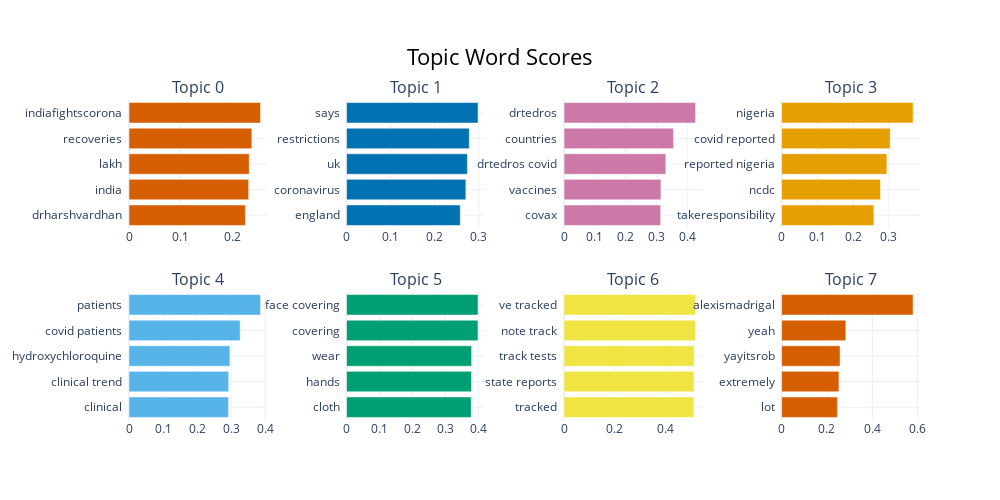

Write notebook code for a chart like this one.
### Code cell
topic_model_real.visualize_barchart(top_n_topics=8)

### Figure 1 — Plotly figure (JSON) as saved in the notebook; plotly's stock layout.template omitted (floating-point values rounded to 4 significant figures)
{"data": [{"marker": {"color": "#D55E00"}, "orientation": "h", "type": "bar", "x": [0.2259, 0.2323, 0.2333, 0.2386, 0.2553], "xaxis": "x", "y": ["drharshvardhan  ", "india  ", "lakh  ", "recoveries  ", "indiafightscorona  "], "yaxis": "y"}, {"marker": {"color": "#0072B2"}, "orientation": "h", "type": "bar", "x": [0.2579, 0.2705, 0.274, 0.2783, 0.2982], "xaxis": "x2", "y": ["england  ", "coronavirus  ", "uk  ", "restrictions  ", "says  "], "yaxis": "y2"}, {"marker": {"color": "#CC79A7"}, "orientation": "h", "type": "bar", "x": [0.3143, 0.3152, 0.3311, 0.3562, 0.4278], "xaxis": "x3", "y": ["covax  ", "vaccines  ", "drtedros covid  ", "countries  ", "drtedros  "], "yaxis": "y3"}, {"marker": {"color": "#E69F00"}, "orientation": "h", "type": "bar", "x": [0.2578, 0.2762, 0.2941, 0.3033, 0.3673], "xaxis": "x4", "y": ["takeresponsibility  ", "ncdc  ", "reported nigeria  ", "covid reported  ", "nigeria  "], "yaxis": "y4"}, {"marker": {"color": "#56B4E9"}, "orientation": "h", "type": "bar", "x": [0.2923, 0.2929, 0.2964, 0.3266, 0.3863], "xaxis": "x5", "y": ["clinical  ", "clinical trend  ", "hydroxychloroquine  ", "covid patients  ", "patients  "], "yaxis": "y5"}, {"marker": {"color": "#009E73"}, "orientation": "h", "type": "bar", "x": [0.3782, 0.3791, 0.3794, 0.3986, 0.3989], "xaxis": "x6", "y": ["cloth  ", "hands  ", "wear  ", "covering  ", "face covering  "], "yaxis": "y6"}, {"marker": {"color": "#F0E442"}, "orientation": "h", "type": "bar", "x": [0.511, 0.5115, 0.5123, 0.5176, 0.5176], "xaxis": "x7", "y": ["tracked  ", "state reports  ", "track tests  ", "note track  ", "ve tracked  "], "yaxis": "y7"}, {"marker": {"color": "#D55E00"}, "orientation": "h", "type": "bar", "x": [0.2457, 0.2525, 0.2575, 0.283, 0.5791], "xaxis": "x8", "y": ["lot  ", "extremely  ", "yayitsrob  ", "yeah  ", "alexismadrigal  "], "yaxis": "y8"}], "layout": {"annotations": [{"font": {"size": 16}, "showarrow": false, "text": "Topic 0", "x": 0.0875, "xanchor": "center", "xref": "paper", "y": 1, "yanchor": "bottom", "yref": "paper"}, {"font": {"size": 16}, "showarrow": false, "text": "Topic 1", "x": 0.3625, "xanchor": "center", "xref": "paper", "y": 1, "yanchor": "bottom", "yref": "paper"}, {"font": {"size": 16}, "showarrow": false, "text": "Topic 2", "x": 0.6375, "xanchor": "center", "xref": "paper", "y": 1, "yanchor": "bottom", "yref": "paper"}, {"font": {"size": 16}, "showarrow": false, "text": "Topic 3", "x": 0.9125, "xanchor": "center", "xref": "paper", "y": 1, "yanchor": "bottom", "yref": "paper"}, {"font": {"size": 16}, "showarrow": false, "text": "Topic 4", "x": 0.0875, "xanchor": "center", "xref": "paper", "y": 0.4, "yanchor": "bottom", "yref": "paper"}, {"font": {"size": 16}, "showarrow": false, "text": "Topic 5", "x": 0.3625, "xanchor": "center", "xref": "paper", "y": 0.4, "yanchor": "bottom", "yref": "paper"}, {"font": {"size": 16}, "showarrow": false, "text": "Topic 6", "x": 0.6375, "xanchor": "center", "xref": "paper", "y": 0.4, "yanchor": "bottom", "yref": "paper"}, {"font": {"size": 16}, "showarrow": false, "text": "Topic 7", "x": 0.9125, "xanchor": "center", "xref": "paper", "y": 0.4, "yanchor": "bottom", "yref": "paper"}], "height": 500, "hoverlabel": {"bgcolor": "white", "font": {"family": "Rockwell", "size": 16}}, "showlegend": false, "title": {"font": {"color": "Black", "size": 22}, "text": "Topic Word Scores", "x": 0.5, "xanchor": "center", "yanchor": "top"}, "width": 1000, "xaxis": {"anchor": "y", "domain": [0, 0.175], "showgrid": true}, "xaxis2": {"anchor": "y2", "domain": [0.275, 0.45], "showgrid": true}, "xaxis3": {"anchor": "y3", "domain": [0.55, 0.725], "showgrid": true}, "xaxis4": {"anchor": "y4", "domain": [0.825, 1], "showgrid": true}, "xaxis5": {"anchor": "y5", "domain": [0, 0.175], "showgrid": true}, "xaxis6": {"anchor": "y6", "domain": [0.275, 0.45], "showgrid": true}, "xaxis7": {"anchor": "y7", "domain": [0.55, 0.725], "showgrid": true}, "xaxis8": {"anchor": "y8", "domain": [0.825, 1], "showgrid": true}, "yaxis": {"anchor": "x", "domain": [0.6, 1], "showgrid": true}, "yaxis2": {"anchor": "x2", "domain": [0.6, 1], "showgrid": true}, "yaxis3": {"anchor": "x3", "domain": [0.6, 1], "showgrid": true}, "yaxis4": {"anchor": "x4", "domain": [0.6, 1], "showgrid": true}, "yaxis5": {"anchor": "x5", "domain": [0, 0.4], "showgrid": true}, "yaxis6": {"anchor": "x6", "domain": [0, 0.4], "showgrid": true}, "yaxis7": {"anchor": "x7", "domain": [0, 0.4], "showgrid": true}, "yaxis8": {"anchor": "x8", "domain": [0, 0.4], "showgrid": true}}}
